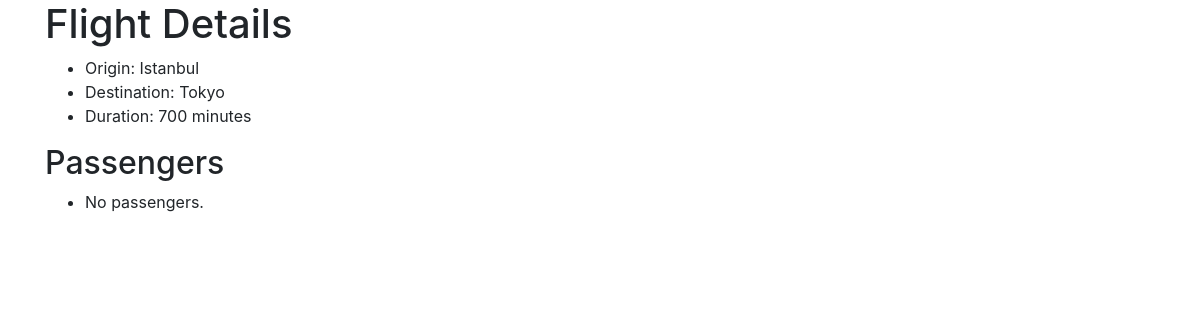
The page /flights/3 on the database its author committed.
### tables this page shows
CREATE TABLE flights (
    id INTEGER PRIMARY KEY AUTOINCREMENT,
    origin VARCHAR NOT NULL,
    destination VARCHAR NOT NULL,
    duration INTEGER NOT NULL
);

### application.py (the view)
@app.route("/flights/<int:flight_id>")
def flight(flight_id):
    flight = db.execute("SELECT * FROM flights WHERE id = :id", {"id": flight_id}).fetchone()
    if flight is None:
        return render_template("error.html", message="No such flight.")
    passengers = db.execute("SELECT name FROM passengers WHERE flight_id = :flight_id",
                            {"flight_id": flight_id}).fetchall()
    return render_template("flight.html", flight=flight, passengers=passengers)

### templates/flight.html (shortened to what this page needs)
{% extends "layout.html" %}
{% block body %}
    <h1>Flight Details</h1>
    <ul>
        <li>Origin: {{ flight.origin }}</li>
        <li>Destination: {{ flight.destination }}</li>
        <li>Duration: {{ flight.duration}} minutes</li>
    </ul>
    <h2>Passengers</h2>
    <ul>
        {% for passenger in passengers %}
            <li>{{ passenger.name }}</li>
        {% else %}
            <li>No passengers.</li>
        {% endfor %}
    </ul>
{% endblock %}

### rows shown on the page
flights: origin "Istanbul", destination "Tokyo", duration "700"
